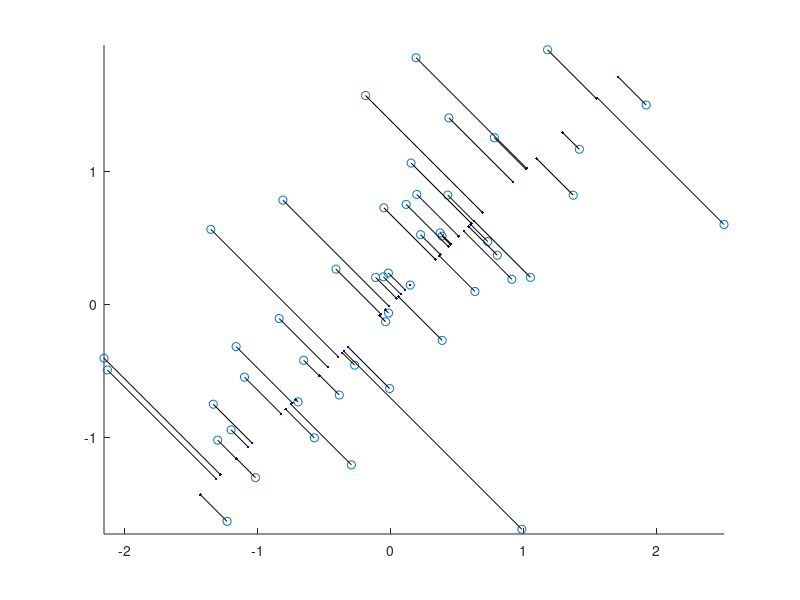

This figure's MATLAB source:
% MATLAB

mu = [0 0];
sigma = [1 0.7; 0.2 1];
R = chol(sigma);
dat = repmat(mu, 1000, 1) + randn(1000, 2)*R;
[n, m] = size(dat);
% Standardizing data:
dat_mean = mean(dat);
dat_std = std(dat);
dat2 = (dat - repmat(dat_mean, [n 1])) ./ repmat(dat_std, [n 1]);
%[V, D] = eig(cov(dat2));
[U, S, V] = svd(dat2,0);
pc1 = V(:,1);
pc2 = V(:,2);

dat50 = dat(1:50,:);
proj = dat*(pc1*pc1');
proj50 = dat50*(pc1*pc1');


figure
scatter(dat50(:,1), dat50(:,2),'r.')
hold on 

%plot_arrow(0,0,pc1(1),pc1(2),'linewidth',2,'color',[0 1 0],'facecolor',[0 1 0]);
%plot_arrow(0,0,pc2(1),pc2(2),'linewidth',2,'color',[0 0 0],'facecolor',[0 0 0]);
plot(proj50(:,1), proj50(:,2),'b.')

h = [];
for p = 1:size(dat50,1)
    h(p) = plot([proj50(p,1) dat50(p,1)],[proj50(p,2) dat50(p,2)],'k-');
end
axis equal

% Average reconstruction error:
rerr = [];
for i = 1:size(dat,1)
    rerr(i) = pdist([dat(i); proj(i)], 'euclidean');
end
rerr_ave = mean(rerr)

% Proportion of variance explained:

varx = cumsum(diag(S).^2) / sum(diag(S).^2) * 100;

% What is the relation between average reconstruction error and proportion
% of variance explained